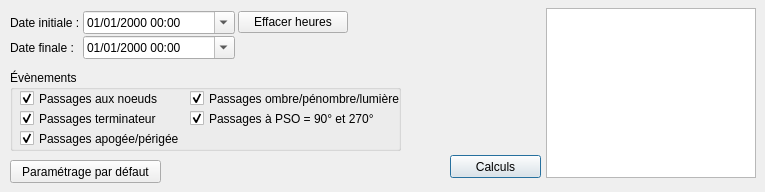
      <widget class="QWidget" name="evenementsOrbitaux">
       <property name="font">
        <font/>
       </property>
       <property name="mouseTracking">
        <bool>true</bool>
       </property>
       <property name="autoFillBackground">
        <bool>true</bool>
       </property>
       <attribute name="title">
        <string>Évènements orbitaux</string>
       </attribute>
       <widget class="QGroupBox" name="groupBoxEvenements">
        <property name="geometry">
         <rect>
          <x>10</x>
          <y>70</y>
          <width>391</width>
          <height>81</height>
         </rect>
        </property>
        <property name="font">
         <font/>
        </property>
        <property name="mouseTracking">
         <bool>true</bool>
        </property>
        <property name="title">
         <string>Évènements</string>
        </property>
        <widget class="QCheckBox" name="passageNoeuds">
         <property name="geometry">
          <rect>
           <x>10</x>
           <y>20</y>
           <width>161</width>
           <height>17</height>
          </rect>
         </property>
         <property name="font">
          <font/>
         </property>
         <property name="text">
          <string>Passages aux noeuds</string>
         </property>
         <property name="checked">
          <bool>true</bool>
         </property>
        </widget>
        <widget class="QCheckBox" name="passageQuadrangles">
         <property name="geometry">
          <rect>
           <x>180</x>
           <y>40</y>
           <width>211</width>
           <height>17</height>
          </rect>
         </property>
         <property name="font">
          <font/>
         </property>
         <property name="text">
          <string>Passages à PSO = 90° et 270°</string>
         </property>
         <property name="checked">
          <bool>true</bool>
         </property>
        </widget>
        <widget class="QCheckBox" name="passageApogee">
         <property name="geometry">
          <rect>
           <x>10</x>
           <y>60</y>
           <width>161</width>
           <height>17</height>
          </rect>
         </property>
         <property name="font">
          <font/>
         </property>
         <property name="text">
          <string>Passages apogée/périgée</string>
         </property>
         <property name="checked">
          <bool>true</bool>
         </property>
        </widget>
        <widget class="QCheckBox" name="passageOmbre">
         <property name="geometry">
          <rect>
           <x>180</x>
           <y>20</y>
           <width>211</width>
           <height>17</height>
          </rect>
         </property>
         <property name="font">
          <font/>
         </property>
         <property name="text">
          <string>Passages ombre/pénombre/lumière</string>
         </property>
         <property name="checked">
          <bool>true</bool>
         </property>
        </widget>
        <widget class="QCheckBox" name="transitionJourNuit">
         <property name="geometry">
          <rect>
           <x>10</x>
           <y>40</y>
           <width>161</width>
           <height>17</height>
          </rect>
         </property>
         <property name="font">
          <font/>
         </property>
         <property name="text">
          <string>Passages terminateur</string>
         </property>
         <property name="checked">
          <bool>true</bool>
         </property>
        </widget>
       </widget>
       <widget class="QListWidget" name="liste3">
        <property name="geometry">
         <rect>
          <x>546</x>
          <y>8</y>
          <width>210</width>
          <height>170</height>
         </rect>
        </property>
        <property name="font">
         <font>
          <pointsize>8</pointsize>
         </font>
        </property>
        <property name="mouseTracking">
         <bool>true</bool>
        </property>
        <property name="contextMenuPolicy">
         <enum>Qt::CustomContextMenu</enum>
        </property>
        <property name="horizontalScrollBarPolicy">
         <enum>Qt::ScrollBarAlwaysOff</enum>
        </property>
        <property name="textElideMode">
         <enum>Qt::ElideNone</enum>
        </property>
        <property name="sortingEnabled">
         <bool>true</bool>
        </property>
       </widget>
       <widget class="QPushButton" name="calculsEvt">
        <property name="geometry">
         <rect>
          <x>450</x>
          <y>155</y>
          <width>91</width>
          <height>23</height>
         </rect>
        </property>
        <property name="font">
         <font/>
        </property>
        <property name="text">
         <string>Calculs</string>
        </property>
        <property name="default">
         <bool>true</bool>
        </property>
       </widget>
       <widget class="QPushButton" name="parametrageDefautEvt">
        <property name="geometry">
         <rect>
          <x>10</x>
          <y>160</y>
          <width>151</width>
          <height>23</height>
         </rect>
        </property>
        <property name="font">
         <font/>
        </property>
        <property name="text">
         <string>Paramétrage par défaut</string>
        </property>
       </widget>
       <widget class="QWidget" name="gridLayoutWidget_7">
        <property name="geometry">
         <rect>
          <x>10</x>
          <y>10</y>
          <width>338</width>
          <height>51</height>
         </rect>
        </property>
        <layout class="QGridLayout" name="gridLayout_dateEvt">
         <property name="horizontalSpacing">
          <number>3</number>
         </property>
         <property name="verticalSpacing">
          <number>1</number>
         </property>
         <item row="1" column="0">
          <widget class="QLabel" name="lbl_dateFinaleEvt">
           <property name="font">
            <font/>
           </property>
           <property name="text">
            <string>Date finale :</string>
           </property>
          </widget>
         </item>
         <item row="1" column="1">
          <widget class="QDateTimeEdit" name="dateFinaleEvt">
           <property name="minimumSize">
            <size>
             <width>145</width>
             <height>0</height>
            </size>
           </property>
           <property name="font">
            <font/>
           </property>
           <property name="wrapping">
            <bool>true</bool>
           </property>
           <property name="buttonSymbols">
            <enum>QAbstractSpinBox::UpDownArrows</enum>
           </property>
           <property name="displayFormat">
            <string extracomment="Date format">dd/MM/yyyy HH:mm</string>
           </property>
           <property name="calendarPopup">
            <bool>true</bool>
           </property>
          </widget>
         </item>
         <item row="0" column="0">
          <widget class="QLabel" name="lbl_dateInitialeEvt">
           <property name="font">
            <font/>
           </property>
           <property name="text">
            <string>Date initiale :</string>
           </property>
          </widget>
         </item>
         <item row="0" column="1">
          <widget class="QDateTimeEdit" name="dateInitialeEvt">
           <property name="minimumSize">
            <size>
             <width>152</width>
             <height>0</height>
            </size>
           </property>
           <property name="font">
            <font/>
           </property>
           <property name="wrapping">
            <bool>true</bool>
           </property>
           <property name="buttonSymbols">
            <enum>QAbstractSpinBox::UpDownArrows</enum>
           </property>
           <property name="displayFormat">
            <string extracomment="Date format">dd/MM/yyyy HH:mm</string>
           </property>
           <property name="calendarPopup">
            <bool>true</bool>
           </property>
          </widget>
         </item>
         <item row="0" column="2">
          <widget class="QPushButton" name="effacerHeuresEvt">
           <property name="minimumSize">
            <size>
             <width>110</width>
             <height>0</height>
            </size>
           </property>
           <property name="font">
            <font/>
           </property>
           <property name="text">
            <string>Effacer heures</string>
           </property>
          </widget>
         </item>
        </layout>
       </widget>
      </widget>
